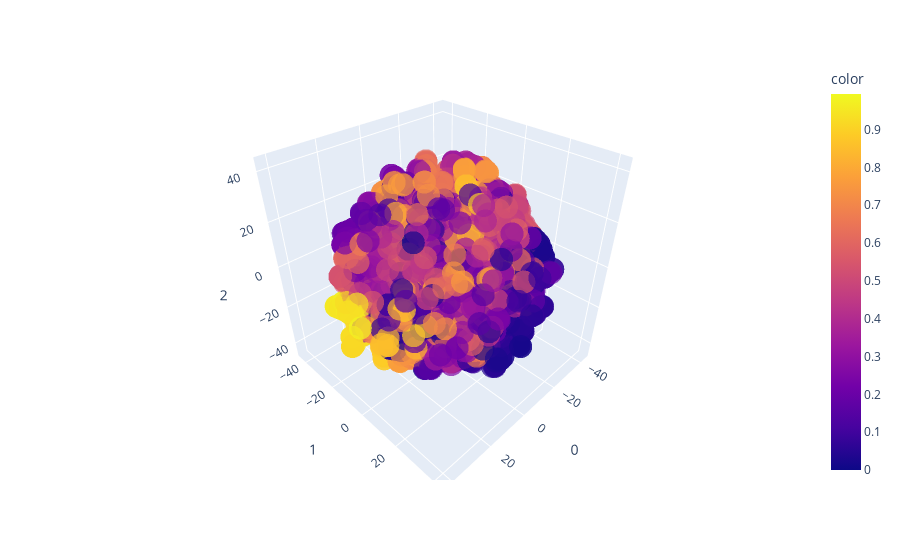

This figure's notebook cell:
### Code cell
fig = px.scatter_3d(latent_dataset_tsne, x=0, y=1, z=2, color=measures_1, opacity=0.7)
fig.show()

### Figure 1 — Plotly figure (JSON) as saved in the notebook; plotly's stock layout.template omitted (floating-point values rounded to 4 significant figures; data arrays with more than 128 entries replaced by an {"elided": "..."} marker saying what was removed)
{"data": [{"hovertemplate": "0=%{x}<br>1=%{y}<br>2=%{z}<br>color=%{marker.color}<extra></extra>", "legendgroup": "", "marker": {"color": {"elided": "7470 float values"}, "coloraxis": "coloraxis", "opacity": 0.7, "symbol": "circle"}, "mode": "markers", "name": "", "scene": "scene", "showlegend": false, "type": "scatter3d", "x": {"elided": "7470 float values"}, "y": {"elided": "7470 float values"}, "z": {"elided": "7470 float values"}}], "layout": {"coloraxis": {"colorbar": {"title": {"text": "color"}}, "colorscale": [[0, "#0d0887"], [0.1111, "#46039f"], [0.2222, "#7201a8"], [0.3333, "#9c179e"], [0.4444, "#bd3786"], [0.5556, "#d8576b"], [0.6667, "#ed7953"], [0.7778, "#fb9f3a"], [0.8889, "#fdca26"], [1, "#f0f921"]]}, "legend": {"tracegroupgap": 0}, "margin": {"t": 60}, "scene": {"domain": {"x": [0, 1], "y": [0, 1]}, "xaxis": {"title": {"text": "0"}}, "yaxis": {"title": {"text": "1"}}, "zaxis": {"title": {"text": "2"}}}}}
